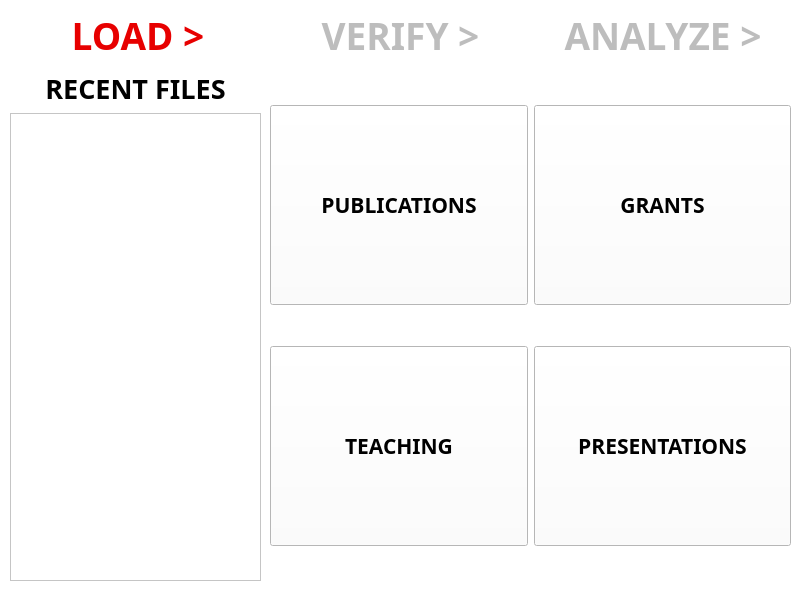
<?xml version="1.0" encoding="UTF-8"?>
<ui version="4.0">
 <class>LoadCSV</class>
 <widget class="QMainWindow" name="LoadCSV">
  <property name="geometry">
   <rect>
    <x>0</x>
    <y>0</y>
    <width>800</width>
    <height>600</height>
   </rect>
  </property>
  <property name="minimumSize">
   <size>
    <width>800</width>
    <height>600</height>
   </size>
  </property>
  <property name="palette">
   <palette>
    <active>
     <colorrole role="WindowText">
      <brush brushstyle="SolidPattern">
       <color alpha="255">
        <red>0</red>
        <green>0</green>
        <blue>0</blue>
       </color>
      </brush>
     </colorrole>
     <colorrole role="Button">
      <brush brushstyle="SolidPattern">
       <color alpha="255">
        <red>255</red>
        <green>255</green>
        <blue>255</blue>
       </color>
      </brush>
     </colorrole>
     <colorrole role="Light">
      <brush brushstyle="SolidPattern">
       <color alpha="255">
        <red>255</red>
        <green>255</green>
        <blue>255</blue>
       </color>
      </brush>
     </colorrole>
     <colorrole role="Midlight">
      <brush brushstyle="SolidPattern">
       <color alpha="255">
        <red>255</red>
        <green>255</green>
        <blue>255</blue>
       </color>
      </brush>
     </colorrole>
     <colorrole role="Dark">
      <brush brushstyle="SolidPattern">
       <color alpha="255">
        <red>127</red>
        <green>127</green>
        <blue>127</blue>
       </color>
      </brush>
     </colorrole>
     <colorrole role="Mid">
      <brush brushstyle="SolidPattern">
       <color alpha="255">
        <red>170</red>
        <green>170</green>
        <blue>170</blue>
       </color>
      </brush>
     </colorrole>
     <colorrole role="Text">
      <brush brushstyle="SolidPattern">
       <color alpha="255">
        <red>0</red>
        <green>0</green>
        <blue>0</blue>
       </color>
      </brush>
     </colorrole>
     <colorrole role="BrightText">
      <brush brushstyle="SolidPattern">
       <color alpha="255">
        <red>255</red>
        <green>255</green>
        <blue>255</blue>
       </color>
      </brush>
     </colorrole>
     <colorrole role="ButtonText">
      <brush brushstyle="SolidPattern">
       <color alpha="255">
        <red>0</red>
        <green>0</green>
        <blue>0</blue>
       </color>
      </brush>
     </colorrole>
     <colorrole role="Base">
      <brush brushstyle="SolidPattern">
       <color alpha="255">
        <red>255</red>
        <green>255</green>
        <blue>255</blue>
       </color>
      </brush>
     </colorrole>
     <colorrole role="Window">
      <brush brushstyle="SolidPattern">
       <color alpha="255">
        <red>255</red>
        <green>255</green>
        <blue>255</blue>
       </color>
      </brush>
     </colorrole>
     <colorrole role="Shadow">
      <brush brushstyle="SolidPattern">
       <color alpha="255">
        <red>0</red>
        <green>0</green>
        <blue>0</blue>
       </color>
      </brush>
     </colorrole>
     <colorrole role="AlternateBase">
      <brush brushstyle="SolidPattern">
       <color alpha="255">
        <red>255</red>
        <green>255</green>
        <blue>255</blue>
       </color>
      </brush>
     </colorrole>
     <colorrole role="ToolTipBase">
      <brush brushstyle="SolidPattern">
       <color alpha="255">
        <red>255</red>
        <green>255</green>
        <blue>220</blue>
       </color>
      </brush>
     </colorrole>
     <colorrole role="ToolTipText">
      <brush brushstyle="SolidPattern">
       <color alpha="255">
        <red>0</red>
        <green>0</green>
        <blue>0</blue>
       </color>
      </brush>
     </colorrole>
    </active>
    <inactive>
     <colorrole role="WindowText">
      <brush brushstyle="SolidPattern">
       <color alpha="255">
        <red>0</red>
        <green>0</green>
        <blue>0</blue>
       </color>
      </brush>
     </colorrole>
     <colorrole role="Button">
      <brush brushstyle="SolidPattern">
       <color alpha="255">
        <red>255</red>
        <green>255</green>
        <blue>255</blue>
       </color>
      </brush>
     </colorrole>
     <colorrole role="Light">
      <brush brushstyle="SolidPattern">
       <color alpha="255">
        <red>255</red>
        <green>255</green>
        <blue>255</blue>
       </color>
      </brush>
     </colorrole>
     <colorrole role="Midlight">
      <brush brushstyle="SolidPattern">
       <color alpha="255">
        <red>255</red>
        <green>255</green>
        <blue>255</blue>
       </color>
      </brush>
     </colorrole>
     <colorrole role="Dark">
      <brush brushstyle="SolidPattern">
       <color alpha="255">
        <red>127</red>
        <green>127</green>
        <blue>127</blue>
       </color>
      </brush>
     </colorrole>
     <colorrole role="Mid">
      <brush brushstyle="SolidPattern">
       <color alpha="255">
        <red>170</red>
        <green>170</green>
        <blue>170</blue>
       </color>
      </brush>
     </colorrole>
     <colorrole role="Text">
      <brush brushstyle="SolidPattern">
       <color alpha="255">
        <red>0</red>
        <green>0</green>
        <blue>0</blue>
       </color>
      </brush>
     </colorrole>
     <colorrole role="BrightText">
      <brush brushstyle="SolidPattern">
       <color alpha="255">
        <red>255</red>
        <green>255</green>
        <blue>255</blue>
       </color>
      </brush>
     </colorrole>
     <colorrole role="ButtonText">
      <brush brushstyle="SolidPattern">
       <color alpha="255">
        <red>0</red>
        <green>0</green>
        <blue>0</blue>
       </color>
      </brush>
     </colorrole>
     <colorrole role="Base">
      <brush brushstyle="SolidPattern">
       <color alpha="255">
        <red>255</red>
        <green>255</green>
        <blue>255</blue>
       </color>
      </brush>
     </colorrole>
     <colorrole role="Window">
      <brush brushstyle="SolidPattern">
       <color alpha="255">
        <red>255</red>
        <green>255</green>
        <blue>255</blue>
       </color>
      </brush>
     </colorrole>
     <colorrole role="Shadow">
      <brush brushstyle="SolidPattern">
       <color alpha="255">
        <red>0</red>
        <green>0</green>
        <blue>0</blue>
       </color>
      </brush>
     </colorrole>
     <colorrole role="AlternateBase">
      <brush brushstyle="SolidPattern">
       <color alpha="255">
        <red>255</red>
        <green>255</green>
        <blue>255</blue>
       </color>
      </brush>
     </colorrole>
     <colorrole role="ToolTipBase">
      <brush brushstyle="SolidPattern">
       <color alpha="255">
        <red>255</red>
        <green>255</green>
        <blue>220</blue>
       </color>
      </brush>
     </colorrole>
     <colorrole role="ToolTipText">
      <brush brushstyle="SolidPattern">
       <color alpha="255">
        <red>0</red>
        <green>0</green>
        <blue>0</blue>
       </color>
      </brush>
     </colorrole>
    </inactive>
    <disabled>
     <colorrole role="WindowText">
      <brush brushstyle="SolidPattern">
       <color alpha="255">
        <red>127</red>
        <green>127</green>
        <blue>127</blue>
       </color>
      </brush>
     </colorrole>
     <colorrole role="Button">
      <brush brushstyle="SolidPattern">
       <color alpha="255">
        <red>255</red>
        <green>255</green>
        <blue>255</blue>
       </color>
      </brush>
     </colorrole>
     <colorrole role="Light">
      <brush brushstyle="SolidPattern">
       <color alpha="255">
        <red>255</red>
        <green>255</green>
        <blue>255</blue>
       </color>
      </brush>
     </colorrole>
     <colorrole role="Midlight">
      <brush brushstyle="SolidPattern">
       <color alpha="255">
        <red>255</red>
        <green>255</green>
        <blue>255</blue>
       </color>
      </brush>
     </colorrole>
     <colorrole role="Dark">
      <brush brushstyle="SolidPattern">
       <color alpha="255">
        <red>127</red>
        <green>127</green>
        <blue>127</blue>
       </color>
      </brush>
     </colorrole>
     <colorrole role="Mid">
      <brush brushstyle="SolidPattern">
       <color alpha="255">
        <red>170</red>
        <green>170</green>
        <blue>170</blue>
       </color>
      </brush>
     </colorrole>
     <colorrole role="Text">
      <brush brushstyle="SolidPattern">
       <color alpha="255">
        <red>127</red>
        <green>127</green>
        <blue>127</blue>
       </color>
      </brush>
     </colorrole>
     <colorrole role="BrightText">
      <brush brushstyle="SolidPattern">
       <color alpha="255">
        <red>255</red>
        <green>255</green>
        <blue>255</blue>
       </color>
      </brush>
     </colorrole>
     <colorrole role="ButtonText">
      <brush brushstyle="SolidPattern">
       <color alpha="255">
        <red>127</red>
        <green>127</green>
        <blue>127</blue>
       </color>
      </brush>
     </colorrole>
     <colorrole role="Base">
      <brush brushstyle="SolidPattern">
       <color alpha="255">
        <red>255</red>
        <green>255</green>
        <blue>255</blue>
       </color>
      </brush>
     </colorrole>
     <colorrole role="Window">
      <brush brushstyle="SolidPattern">
       <color alpha="255">
        <red>255</red>
        <green>255</green>
        <blue>255</blue>
       </color>
      </brush>
     </colorrole>
     <colorrole role="Shadow">
      <brush brushstyle="SolidPattern">
       <color alpha="255">
        <red>0</red>
        <green>0</green>
        <blue>0</blue>
       </color>
      </brush>
     </colorrole>
     <colorrole role="AlternateBase">
      <brush brushstyle="SolidPattern">
       <color alpha="255">
        <red>255</red>
        <green>255</green>
        <blue>255</blue>
       </color>
      </brush>
     </colorrole>
     <colorrole role="ToolTipBase">
      <brush brushstyle="SolidPattern">
       <color alpha="255">
        <red>255</red>
        <green>255</green>
        <blue>220</blue>
       </color>
      </brush>
     </colorrole>
     <colorrole role="ToolTipText">
      <brush brushstyle="SolidPattern">
       <color alpha="255">
        <red>0</red>
        <green>0</green>
        <blue>0</blue>
       </color>
      </brush>
     </colorrole>
    </disabled>
   </palette>
  </property>
  <property name="windowTitle">
   <string>MainWindow</string>
  </property>
  <property name="autoFillBackground">
   <bool>true</bool>
  </property>
  <widget class="QWidget" name="centralwidget">
   <property name="minimumSize">
    <size>
     <width>800</width>
     <height>600</height>
    </size>
   </property>
   <widget class="QWidget" name="verticalLayoutWidget">
    <property name="geometry">
     <rect>
      <x>10</x>
      <y>70</y>
      <width>251</width>
      <height>511</height>
     </rect>
    </property>
    <layout class="QVBoxLayout" name="recent_files_area">
     <item>
      <widget class="QLabel" name="recent_files_label">
       <property name="font">
        <font>
         <family>Arial Black</family>
         <weight>75</weight>
         <bold>true</bold>
        </font>
       </property>
       <property name="text">
        <string>&lt;html&gt;&lt;head/&gt;&lt;body&gt;&lt;p align=&quot;center&quot;&gt;&lt;span style=&quot; font-size:20pt; font-weight:600;&quot;&gt;RECENT FILES&lt;/span&gt;&lt;/p&gt;&lt;/body&gt;&lt;/html&gt;</string>
       </property>
       <property name="alignment">
        <set>Qt::AlignLeading|Qt::AlignLeft|Qt::AlignTop</set>
       </property>
      </widget>
     </item>
     <item>
      <widget class="QListView" name="recent_files_list"/>
     </item>
    </layout>
   </widget>
   <widget class="QWidget" name="verticalLayoutWidget_2">
    <property name="geometry">
     <rect>
      <x>270</x>
      <y>70</y>
      <width>521</width>
      <height>511</height>
     </rect>
    </property>
    <layout class="QVBoxLayout" name="select_csv_area">
     <item>
      <layout class="QHBoxLayout" name="horizontalLayout_3">
       <item>
        <widget class="QPushButton" name="publication_btn">
         <property name="minimumSize">
          <size>
           <width>200</width>
           <height>200</height>
          </size>
         </property>
         <property name="font">
          <font>
           <family>Arial Black</family>
           <pointsize>16</pointsize>
           <weight>75</weight>
           <bold>true</bold>
          </font>
         </property>
         <property name="text">
          <string>PUBLICATIONS</string>
         </property>
        </widget>
       </item>
       <item>
        <widget class="QPushButton" name="grant_btn">
         <property name="minimumSize">
          <size>
           <width>200</width>
           <height>200</height>
          </size>
         </property>
         <property name="font">
          <font>
           <family>Arial Black</family>
           <pointsize>16</pointsize>
           <weight>75</weight>
           <bold>true</bold>
          </font>
         </property>
         <property name="text">
          <string>GRANTS</string>
         </property>
        </widget>
       </item>
      </layout>
     </item>
     <item>
      <layout class="QHBoxLayout" name="horizontalLayout_2">
       <item>
        <widget class="QPushButton" name="teaching_btn">
         <property name="minimumSize">
          <size>
           <width>200</width>
           <height>200</height>
          </size>
         </property>
         <property name="font">
          <font>
           <family>Arial Black</family>
           <pointsize>16</pointsize>
           <weight>75</weight>
           <bold>true</bold>
          </font>
         </property>
         <property name="text">
          <string>TEACHING</string>
         </property>
        </widget>
       </item>
       <item>
        <widget class="QPushButton" name="presentation_btn">
         <property name="minimumSize">
          <size>
           <width>200</width>
           <height>200</height>
          </size>
         </property>
         <property name="font">
          <font>
           <family>Arial Black</family>
           <pointsize>16</pointsize>
           <weight>75</weight>
           <bold>true</bold>
          </font>
         </property>
         <property name="text">
          <string>PRESENTATIONS</string>
         </property>
        </widget>
       </item>
      </layout>
     </item>
    </layout>
   </widget>
   <widget class="QWidget" name="horizontalLayoutWidget">
    <property name="geometry">
     <rect>
      <x>10</x>
      <y>10</y>
      <width>781</width>
      <height>51</height>
     </rect>
    </property>
    <layout class="QHBoxLayout" name="navigation_area">
     <item>
      <widget class="QPushButton" name="load_btn">
       <property name="maximumSize">
        <size>
         <width>16777215</width>
         <height>50</height>
        </size>
       </property>
       <property name="palette">
        <palette>
         <active>
          <colorrole role="ButtonText">
           <brush brushstyle="SolidPattern">
            <color alpha="255">
             <red>231</red>
             <green>0</green>
             <blue>0</blue>
            </color>
           </brush>
          </colorrole>
         </active>
         <inactive>
          <colorrole role="ButtonText">
           <brush brushstyle="SolidPattern">
            <color alpha="255">
             <red>231</red>
             <green>0</green>
             <blue>0</blue>
            </color>
           </brush>
          </colorrole>
         </inactive>
         <disabled>
          <colorrole role="ButtonText">
           <brush brushstyle="SolidPattern">
            <color alpha="255">
             <red>120</red>
             <green>120</green>
             <blue>120</blue>
            </color>
           </brush>
          </colorrole>
         </disabled>
        </palette>
       </property>
       <property name="font">
        <font>
         <family>Arial Black</family>
         <pointsize>28</pointsize>
         <weight>75</weight>
         <bold>true</bold>
        </font>
       </property>
       <property name="text">
        <string>LOAD &gt;</string>
       </property>
       <property name="flat">
        <bool>true</bool>
       </property>
      </widget>
     </item>
     <item>
      <widget class="QPushButton" name="verify_btn">
       <property name="maximumSize">
        <size>
         <width>16777215</width>
         <height>50</height>
        </size>
       </property>
       <property name="palette">
        <palette>
         <active>
          <colorrole role="ButtonText">
           <brush brushstyle="SolidPattern">
            <color alpha="255">
             <red>189</red>
             <green>189</green>
             <blue>189</blue>
            </color>
           </brush>
          </colorrole>
         </active>
         <inactive>
          <colorrole role="ButtonText">
           <brush brushstyle="SolidPattern">
            <color alpha="255">
             <red>189</red>
             <green>189</green>
             <blue>189</blue>
            </color>
           </brush>
          </colorrole>
         </inactive>
         <disabled>
          <colorrole role="ButtonText">
           <brush brushstyle="SolidPattern">
            <color alpha="255">
             <red>120</red>
             <green>120</green>
             <blue>120</blue>
            </color>
           </brush>
          </colorrole>
         </disabled>
        </palette>
       </property>
       <property name="font">
        <font>
         <family>Arial Black</family>
         <pointsize>28</pointsize>
         <weight>75</weight>
         <bold>true</bold>
        </font>
       </property>
       <property name="text">
        <string>VERIFY &gt;</string>
       </property>
       <property name="flat">
        <bool>true</bool>
       </property>
      </widget>
     </item>
     <item>
      <widget class="QPushButton" name="analyze_btn">
       <property name="maximumSize">
        <size>
         <width>16777215</width>
         <height>50</height>
        </size>
       </property>
       <property name="palette">
        <palette>
         <active>
          <colorrole role="ButtonText">
           <brush brushstyle="SolidPattern">
            <color alpha="255">
             <red>189</red>
             <green>189</green>
             <blue>189</blue>
            </color>
           </brush>
          </colorrole>
         </active>
         <inactive>
          <colorrole role="ButtonText">
           <brush brushstyle="SolidPattern">
            <color alpha="255">
             <red>189</red>
             <green>189</green>
             <blue>189</blue>
            </color>
           </brush>
          </colorrole>
         </inactive>
         <disabled>
          <colorrole role="ButtonText">
           <brush brushstyle="SolidPattern">
            <color alpha="255">
             <red>120</red>
             <green>120</green>
             <blue>120</blue>
            </color>
           </brush>
          </colorrole>
         </disabled>
        </palette>
       </property>
       <property name="font">
        <font>
         <family>Arial Black</family>
         <pointsize>28</pointsize>
         <weight>75</weight>
         <bold>true</bold>
        </font>
       </property>
       <property name="text">
        <string>ANALYZE &gt;</string>
       </property>
       <property name="flat">
        <bool>true</bool>
       </property>
      </widget>
     </item>
    </layout>
   </widget>
  </widget>
 </widget>
 <resources/>
 <connections/>
</ui>
